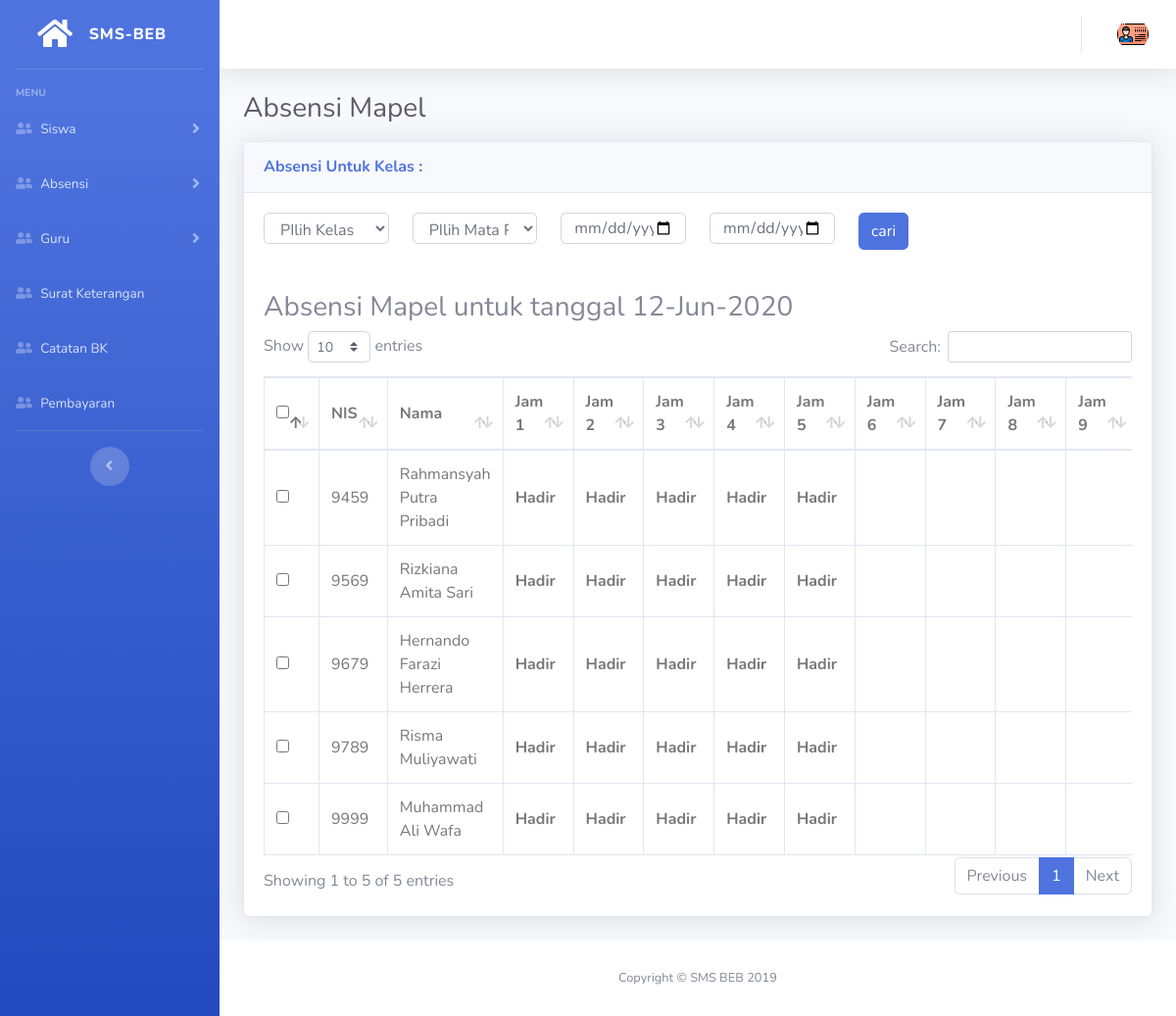
Page /index.php/dashboard/absen/absensi_mapel on the committed database.
### tables this page shows
CREATE TABLE `tb_siswa` (
  `nis` varchar(11) NOT NULL,
  `nama` varchar(30) NOT NULL,
  `email` varchar(50) NOT NULL,
  `password` varchar(50) NOT NULL,
  `jenis_kelamin` tinyint(1) NOT NULL,
  `id_kelas` varchar(5) NOT NULL,
  `alamat` varchar(100) NOT NULL,
  `tempat_lahir` varchar(50) NOT NULL,
  `tanggal_lahir` date NOT NULL,
  `no_hp` varchar(13) NOT NULL,
  `kode` enum('User') DEFAULT NULL,
  `foto` varchar(100) NOT NULL
);

CREATE TABLE `tb_absen_pelajaran` (
  `id` int(6) NOT NULL,
  `nis` varchar(11) NOT NULL,
  `id_kelas` varchar(5) NOT NULL,
  `id_mapel` int(11) NOT NULL,
  `nip` int(11) NOT NULL,
  `jam` tinyint(2) NOT NULL,
  `status_absen` enum('Hadir','Izin','Sakit','Alpha') NOT NULL,
  `tanggal` timestamp NOT NULL DEFAULT current_timestamp()
);

### application/views/backend/layout/content.php (called while the page is built)
<?php
include str_replace("system", "application/views/backend/content", BASEPATH)."/$content.php";
 ?>

### application/controllers/dashboard/Absen.php (called while the page is built, shortened)
<?php
class Absen extends CI_Controller {
	function __construct()
  	{
		$this->low = "absensi";
    }
	public function absensi_mapel(){
        $data['title'] = "Data $this->low";
        $data['kelas'] = $this->db->get("tb_kelas")->result_array();
        $data['mapel'] = $this->db->get("tb_mapel")->result_array();
        $where = "";
        $data['ql'] = $this->db->query("SELECT ts.nama, ts.nis, ta.tanggal,ta.status_absen, tm.nama as mapel, ta.id_mapel FROM tb_absen_pelajaran ta JOIN tb_siswa ts on ta.nis=ts.nis JOIN tb_mapel tm ON ta.id_mapel=tm.id $where GROUP BY ts.nis")->result_array();
		$data['content'] = "$this->low/mapel";
		$data['query_mysql'] = $this->db->get("tb_absen_harian")->result_array();
        $this->load->view('backend/index',$data);
    }
}

### index.php (called while the page is built, shortened)
<?php
require_once BASEPATH.'core/CodeIgniter.php';

### application/helpers/response_helper.php (called while the page is built, shortened)
<?php
class Response_helper
{
	public static function part($file)
	{
		$ci = get_instance();
	}
}

### application/views/backend/content/absensi/mapel.php (the view, shortened to what this page needs)
<div class="container-fluid">
  <div class="d-sm-flex align-items-center justify-content-between mb-3">
    <span class="h3 mb-0 text-gray-800">Absensi Mapel</span>
  </div>
  <div class="card shadow mb-4">
    <div class="card-header py-3">
      <h6 class="m-0 font-weight-bold text-primary">
      Absensi Untuk Kelas : </h6>
    </div>
    <div class="card-body">
      <form action="" method="POST">
        <div class="row">
          <div class="form-group col-md-2">
            <select name="kelas" id="kelas_change" class="form-control">
            <option value="">PIlih Kelas</option>
            </select>
          </div>
          <div class="form-group col-md-2">
            <select name="mapel" id="mapel" class="form-control">
            <option value=" ">PIlih Mata Pelajaran</option>
            </select>
          </div>
          <div class="form-group col-md-4">
            <div class="row">
                <div class="col-md-6">
                  <input type="date" name="start_date" placeholder="tanggal awal" class="form-control">
                </div>
                <div class="col-md-6">
                  <input type="date" name="end_date"  placeholder="tanggal akhir" class="form-control">
                </div>
            </div>
          </div>
          <div class="form-group col-md-1">
                <input type="submit" name="cari" value="cari" class="btn btn-primary btn-block">
          </div>
        </div>
      </form>
    <h3>Absensi Mapel untuk tanggal <?= date("d-M-Y") ?></h3>
    <table class="table table-bordered dataTable" id="dataTable">
        <thead>
          <tr>
              <th><input type="checkbox" name="all"  id="check-all"></th>
              <th>  NIS</th>
              <th>Nama</th>
              <?php
              for ($i=1; $i <=10 ; $i++) {
              ?>
              <th>Jam <?= $i ?></th>
              <?php } ?>
          </tr>
        </thead>
        <tbody>
        <?php
        foreach ($ql as $data) {
        ?>
        <tr>
            <td><input type="checkbox"  id="Check1"></td>
            <td><?= $data["nis"] ?></td>
            <td><?= $data["nama"] ?></td>
            <?php
            $ci=& get_instance();
            for ($i=1; $i <=10 ; $i++) {
              if (isset($_POST['mapel'])) {
                if ("" != trim($_POST['mapel'])) {
                  $qur = $ci->db->query("SELECT * FROM tb_absen_pelajaran  WHERE jam=$i AND nis='$data[nis]' and id_mapel='$data[id_mapel]'")->row_array();
                }else{
                  $qur = $ci->db->query("SELECT * FROM tb_absen_pelajaran  WHERE jam=$i AND nis='$data[nis]'")->row_array();
                }
              }else{
                $qur = $ci->db->query("SELECT * FROM tb_absen_pelajaran  WHERE jam=$i AND nis='$data[nis]'")->row_array();
              }
              $d = $qur;
            ?>
            <th><?= $d['status_absen'] ?></th>
            <?php } ?>
        </tr>
            <?php } ?>
            </tbody>
    </table>
    </div>
  </div>
</div>

### assets/css/custom.css (style rules this page uses)
.btn { margin-bottom: 2px; }
.form-control { height: 32px; }
.table-bordered { color: #777; cursor: default; }
.table-bordered th, .table-bordered td { vertical-align: middle !important; }

### rows in the picture
tb_siswa: nis "9459", nama "Rahmansyah Putra Pribadi"
tb_absen_pelajaran: status_absen "Hadir"
tb_absen_pelajaran: status_absen "Hadir"
tb_absen_pelajaran: status_absen "Hadir"
tb_absen_pelajaran: status_absen "Hadir"
tb_absen_pelajaran: status_absen "Hadir"
tb_siswa: nis "9569", nama "Rizkiana Amita Sari"
tb_absen_pelajaran: status_absen "Hadir"
tb_absen_pelajaran: status_absen "Hadir"
tb_absen_pelajaran: status_absen "Hadir"
tb_absen_pelajaran: status_absen "Hadir"
tb_absen_pelajaran: status_absen "Hadir"
tb_siswa: nis "9679", nama "Hernando Farazi Herrera"
tb_absen_pelajaran: status_absen "Hadir"
tb_absen_pelajaran: status_absen "Hadir"
tb_absen_pelajaran: status_absen "Hadir"
tb_absen_pelajaran: status_absen "Hadir"
tb_absen_pelajaran: status_absen "Hadir"
tb_siswa: nis "9789", nama "Risma Muliyawati"
tb_absen_pelajaran: status_absen "Hadir"
tb_absen_pelajaran: status_absen "Hadir"
tb_absen_pelajaran: status_absen "Hadir"
tb_absen_pelajaran: status_absen "Hadir"
tb_absen_pelajaran: status_absen "Hadir"
tb_siswa: nis "9999", nama "Muhammad Ali Wafa"
tb_absen_pelajaran: status_absen "Hadir"
tb_absen_pelajaran: status_absen "Hadir"
tb_absen_pelajaran: status_absen "Hadir"
tb_absen_pelajaran: status_absen "Hadir"
tb_absen_pelajaran: status_absen "Hadir"
